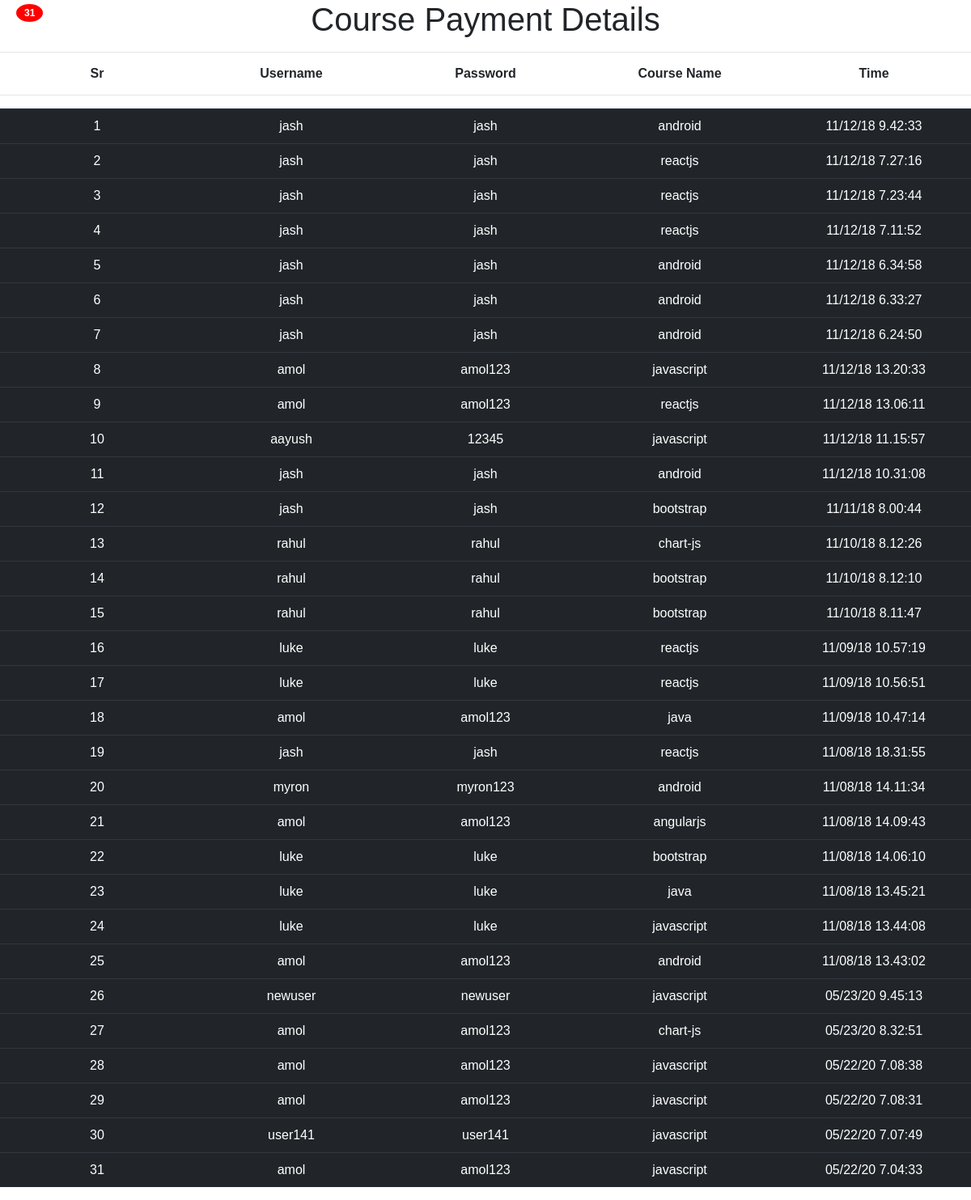
Screenshot of /adpayment.php with the database file from the repository.
### tables this page shows
CREATE TABLE `paymenttable` (
  `fname` varchar(10) NOT NULL,
  `password` varchar(10) NOT NULL,
  `cred` varchar(30) NOT NULL,
  `coursename` varchar(100) NOT NULL,
  `time` varchar(100) NOT NULL
);

### adpayment.php (the view, shortened to what this page needs)
<link rel="stylesheet" href="https://stackpath.bootstrapcdn.com/bootstrap/4.1.3/css/bootstrap.min.css">
<center><h1>Course Payment Details</h1> </center><hr>
<?php
$i=0;
if($_SERVER['REQUEST_METHOD']=="GET"){
$localhost = "localhost";
$usernamew = "root";
$passwordw = "kali20";
$db = "expdb";
$conn = mysqli_connect($localhost,$usernamew,$passwordw,$db);
if(!$conn){
echo "Connection error";
}
else{
$sql = "Select * from paymenttable order by time desc";
$result = mysqli_query($conn,$sql);
echo "<table class='cont-head'>";
echo "<tr >";
echo "<td>Sr</td><td>Username</td><td>Password</td></td><td>Course Name</td><td>Time</td>";
echo "</tr>";
echo "</table><hr>";
echo "<table class='cont table table-hover table-dark'>";
if (mysqli_num_rows($result) > 0) {
while($row = mysqli_fetch_assoc($result)){
    $i++;
echo "<tr >";
echo  "<td >".$i."</td>"."<td>".$row["fname"]."</td><td>".$row["password"]."</td><td>".$row["coursename"]."</td><td>".$row['time']."</td>";
echo "</tr>";
}
echo "</table>";
echo "<span class='badge'>$i</span>";
}
else{
echo "0 results";
}
}
}
?>

### adpayment.php (style rules this page uses)
.cont { width:100%; }
.cont-head { width:100%; font-weight: bolder; }
td { width:15%; text-align: center; }
.badge { position: absolute; top: 5px; left:20px; padding: 5px 10px; border-radius: 50%; background-color: red; color: white; }

### rows the page displays
paymenttable: fname "jash", password "jash", coursename "android", time "11/12/18 9.42:33"
paymenttable: fname "jash", password "jash", coursename "reactjs", time "11/12/18 7.27:16"
paymenttable: fname "jash", password "jash", coursename "reactjs", time "11/12/18 7.23:44"
paymenttable: fname "jash", password "jash", coursename "reactjs", time "11/12/18 7.11:52"
paymenttable: fname "jash", password "jash", coursename "android", time "11/12/18 6.34:58"
paymenttable: fname "jash", password "jash", coursename "android", time "11/12/18 6.33:27"
paymenttable: fname "jash", password "jash", coursename "android", time "11/12/18 6.24:50"
paymenttable: fname "amol", password "amol123", coursename "javascript", time "11/12/18 13.20:33"
paymenttable: fname "amol", password "amol123", coursename "reactjs", time "11/12/18 13.06:11"
paymenttable: fname "aayush", password "12345", coursename "javascript", time "11/12/18 11.15:57"
paymenttable: fname "jash", password "jash", coursename "android", time "11/12/18 10.31:08"
paymenttable: fname "jash", password "jash", coursename "bootstrap", time "11/11/18 8.00:44"
paymenttable: fname "rahul", password "rahul", coursename "chart-js", time "11/10/18 8.12:26"
paymenttable: fname "rahul", password "rahul", coursename "bootstrap", time "11/10/18 8.12:10"
paymenttable: fname "rahul", password "rahul", coursename "bootstrap", time "11/10/18 8.11:47"
paymenttable: fname "luke", password "luke", coursename "reactjs", time "11/09/18 10.57:19"
paymenttable: fname "luke", password "luke", coursename "reactjs", time "11/09/18 10.56:51"
paymenttable: fname "amol", password "amol123", coursename "java", time "11/09/18 10.47:14"
paymenttable: fname "jash", password "jash", coursename "reactjs", time "11/08/18 18.31:55"
paymenttable: fname "myron", password "myron123", coursename "android", time "11/08/18 14.11:34"
paymenttable: fname "amol", password "amol123", coursename "angularjs", time "11/08/18 14.09:43"
paymenttable: fname "luke", password "luke", coursename "bootstrap", time "11/08/18 14.06:10"
paymenttable: fname "luke", password "luke", coursename "java", time "11/08/18 13.45:21"
paymenttable: fname "luke", password "luke", coursename "javascript", time "11/08/18 13.44:08"
paymenttable: fname "amol", password "amol123", coursename "android", time "11/08/18 13.43:02"
paymenttable: fname "newuser", password "newuser", coursename "javascript", time "05/23/20 9.45:13"
paymenttable: fname "amol", password "amol123", coursename "chart-js", time "05/23/20 8.32:51"
paymenttable: fname "amol", password "amol123", coursename "javascript", time "05/22/20 7.08:38"
paymenttable: fname "amol", password "amol123", coursename "javascript", time "05/22/20 7.08:31"
paymenttable: fname "user141", password "user141", coursename "javascript", time "05/22/20 7.07:49"
paymenttable: fname "amol", password "amol123", coursename "javascript", time "05/22/20 7.04:33"

### other values shown
$i "31"
